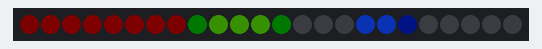
This sketch was run on a simulated Arduino Uno, built with avr-gcc and run on an emulated ATmega328P. Parts: 24 RGB LEDs in strip order, left to right. Dim RGB values are drawn brighter than linear.

Above: at 1.06 s.
At 3.03 s:
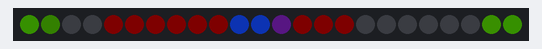
At 4.37 s:
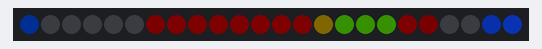
At 8.0 s:
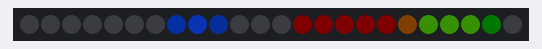
At 11.83 s:
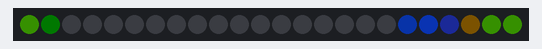
At 15.05 s:
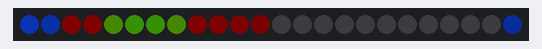

The sketch:

led_ring.ino
```cpp
#include <FastLED.h>
#include "my_types.h"
#define DATA_PIN 9
const uint8_t NUM_LEDS = 24;
CRGB leds[NUM_LEDS];

const uint8_t nparts = 3;
particle parts[3];

const uint8_t pause = 50;


void setup() {
  Serial.begin(9600);
  delay(1000); // setup guard
  FastLED.addLeds<WS2812, DATA_PIN, GRB>(leds, NUM_LEDS);
  FastLED.setBrightness(120);
  parts[0].x = 0;
  parts[0].l = 40;
  parts[0].color = CHSV(0, 200, 50);
  parts[0].v = 1;
  parts[1].x = 100;
  parts[1].l = 25;
  parts[1].color = CHSV(80, 200, 100);
  parts[1].v = -3;
  parts[2].x = 160;
  parts[2].l = 12;
  parts[2].color = CHSV(150, 200, 200);
  parts[2].v = 5;
}

void clearLeds() {
  memset8( leds, 0, NUM_LEDS * sizeof(CRGB));
}

void renderParticlesToLeds() {
  for (uint8_t i=0; i < nparts; i++) {
    float pixelstartpos = ((float)parts[i].x / 255) * NUM_LEDS;
    float pixelendpos = ((float)(parts[i].x + parts[i].l) / 255) * NUM_LEDS;
    uint8_t startpixel = floor(pixelstartpos);
    uint8_t endpixel = ceil(pixelendpos);
    uint8_t widthpixel = endpixel - startpixel;
    float weightstart = 1 - (pixelstartpos - startpixel);
    float weightend = 1 - (endpixel - pixelendpos);
    leds[startpixel] |= blend(leds[startpixel], parts[i].color, weightstart * 255);
    uint8_t paintpixel = startpixel+1;
    if (paintpixel == NUM_LEDS) paintpixel = 0;
    for (uint8_t j = 1; j < widthpixel; j++) {
      leds[paintpixel] |= parts[i].color;
      paintpixel++;
      if (paintpixel == NUM_LEDS) paintpixel = 0;
    }
    leds[paintpixel] |= blend(leds[paintpixel], parts[i].color, weightend * 255);
  }
}

void moveParticles() {
  for (uint8_t i=0; i < nparts; i++) {
    if (parts[i].v > 0 && parts[i].x > 254 - parts[i].v) {
      parts[i].x = parts[i].x - (254 - parts[i].v);
    } else if (parts[i].v < 0 && parts[i].x < (-1) * parts[i].v) {
      parts[i].x = 254 + parts[i].v + parts[i].x;
    } else {
      parts[i].x += parts[i].v;
    }
  }
}


void invertOnCollision() {
  for (uint8_t i=0; i < nparts; i++) {
    for (uint8_t j=0; i < nparts; i++) {
      if (parts[i].x == parts[j].x && (parts[i].v > 0) != (parts[j].v > 0 ))  {
        parts[i].v = -1 * parts[i].v;
        parts[j].v = -1 * parts[j].v;
      }
    }
  }
}

void loop() {
  //parts[0].color = CHSV(parts[0].x, 255, 255);
  clearLeds();
//  invertOnCollision();
  parts[0].l = round((sin8_avr(parts[0].x) + 10) / 2);
  moveParticles();
  renderParticlesToLeds();
  FastLED.show();
  delay(pause);
}
```

my_types.h
```cpp
#ifndef mytypes_h
#define mytypes_h

typedef struct {
  CRGB color;
  uint8_t x; // position on the ring 0..254
  uint8_t l; // length on 0..254 scale
  int8_t v; // Velocity
} particle;

#endif
```

Measured:
- by itself, everything shown: repeats every 13.2 s, in 254 steps
